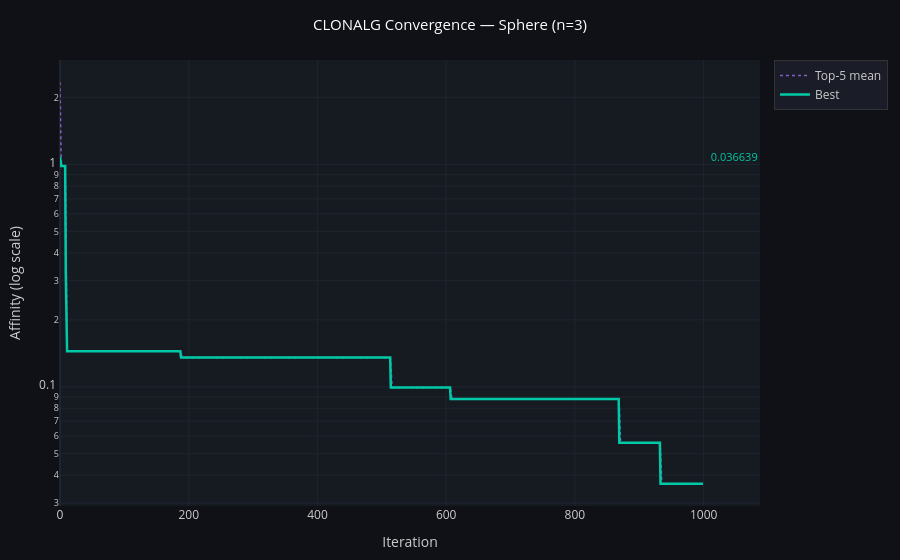

Notebook cell for this chart:
### Markdown cell above
## Convergence Plot

Interactive chart of the full run — hover to inspect any iteration, scroll to zoom.

### Code cell
best_history = [top5[0][1] for top5 in result.history]
mean_history = [float(np.mean([ind[1] for ind in top5])) for top5 in result.history]
iters = list(range(len(best_history)))

fig = go.Figure()

fig.add_trace(
    go.Scatter(
        x=iters + iters[::-1],
        y=mean_history + best_history[::-1],
        fill="toself",
        fillcolor="rgba(132, 94, 194, 0.12)",
        line=dict(color="rgba(0,0,0,0)"),
        hoverinfo="skip",
        showlegend=False,
    )
)

fig.add_trace(
    go.Scatter(
        x=iters,
        y=mean_history,
        mode="lines",
        name="Top-5 mean",
        line=dict(color="#845ec2", width=1.5, dash="dot"),
        hovertemplate="Iter %{x}<br>Mean: %{y:.6f}<extra></extra>",
    )
)

fig.add_trace(
    go.Scatter(
        x=iters,
        y=best_history,
        mode="lines",
        name="Best",
        line=dict(color="#00c9a7", width=2.5),
        hovertemplate="Iter %{x}<br>Best: %{y:.8f}<extra></extra>",
    )
)

fig.add_annotation(
    x=len(best_history) - 1,
    y=best_history[-1],
    text=f"  {result.best_affinity:.6f}",
    showarrow=False,
    font=dict(color="#00c9a7", size=11),
    xanchor="left",
)

fig.update_layout(
    title=dict(
        text=f"CLONALG Convergence — {OBJECTIVE} (n={config.problem_size})",
        font=dict(size=15, color="white"),
        x=0.5,
    ),
    paper_bgcolor="#0f1117",
    plot_bgcolor="#161b22",
    font=dict(color="#cccccc"),
    xaxis=dict(
        title="Iteration",
        gridcolor="#1e2530",
        zerolinecolor="#1e2530",
    ),
    yaxis=dict(
        title="Affinity (log scale)",
        type="log",
        gridcolor="#1e2530",
        zerolinecolor="#1e2530",
    ),
    legend=dict(
        bgcolor="#1a1d27",
        bordercolor="#333333",
        borderwidth=1,
    ),
    hovermode="x unified",
    margin=dict(l=60, r=40, t=60, b=50),
)

fig.show()

### Figure 1 — Plotly figure (JSON) as saved in the notebook; plotly's stock layout.template omitted (floating-point values rounded to 4 significant figures; data arrays with more than 128 entries replaced by an {"elided": "..."} marker saying what was removed)
{"data": [{"fill": "toself", "fillcolor": "rgba(132, 94, 194, 0.12)", "hoverinfo": "skip", "line": {"color": "rgba(0,0,0,0)"}, "showlegend": false, "type": "scatter", "x": {"elided": "2000 int values"}, "y": {"elided": "2000 float values"}}, {"hovertemplate": "Iter %{x}<br>Mean: %{y:.6f}<extra></extra>", "line": {"color": "#845ec2", "dash": "dot", "width": 1.5}, "mode": "lines", "name": "Top-5 mean", "type": "scatter", "x": {"elided": "1000 int values"}, "y": {"elided": "1000 float values"}}, {"hovertemplate": "Iter %{x}<br>Best: %{y:.8f}<extra></extra>", "line": {"color": "#00c9a7", "width": 2.5}, "mode": "lines", "name": "Best", "type": "scatter", "x": {"elided": "1000 int values"}, "y": {"elided": "1000 float values"}}], "layout": {"annotations": [{"font": {"color": "#00c9a7", "size": 11}, "showarrow": false, "text": "  0.036639", "x": 999, "xanchor": "left", "y": 0.03664}], "font": {"color": "#cccccc"}, "hovermode": "x unified", "legend": {"bgcolor": "#1a1d27", "bordercolor": "#333333", "borderwidth": 1}, "margin": {"b": 50, "l": 60, "r": 40, "t": 60}, "paper_bgcolor": "#0f1117", "plot_bgcolor": "#161b22", "title": {"font": {"color": "white", "size": 15}, "text": "CLONALG Convergence — Sphere (n=3)", "x": 0.5}, "xaxis": {"gridcolor": "#1e2530", "title": {"text": "Iteration"}, "zerolinecolor": "#1e2530"}, "yaxis": {"gridcolor": "#1e2530", "title": {"text": "Affinity (log scale)"}, "type": "log", "zerolinecolor": "#1e2530"}}}
